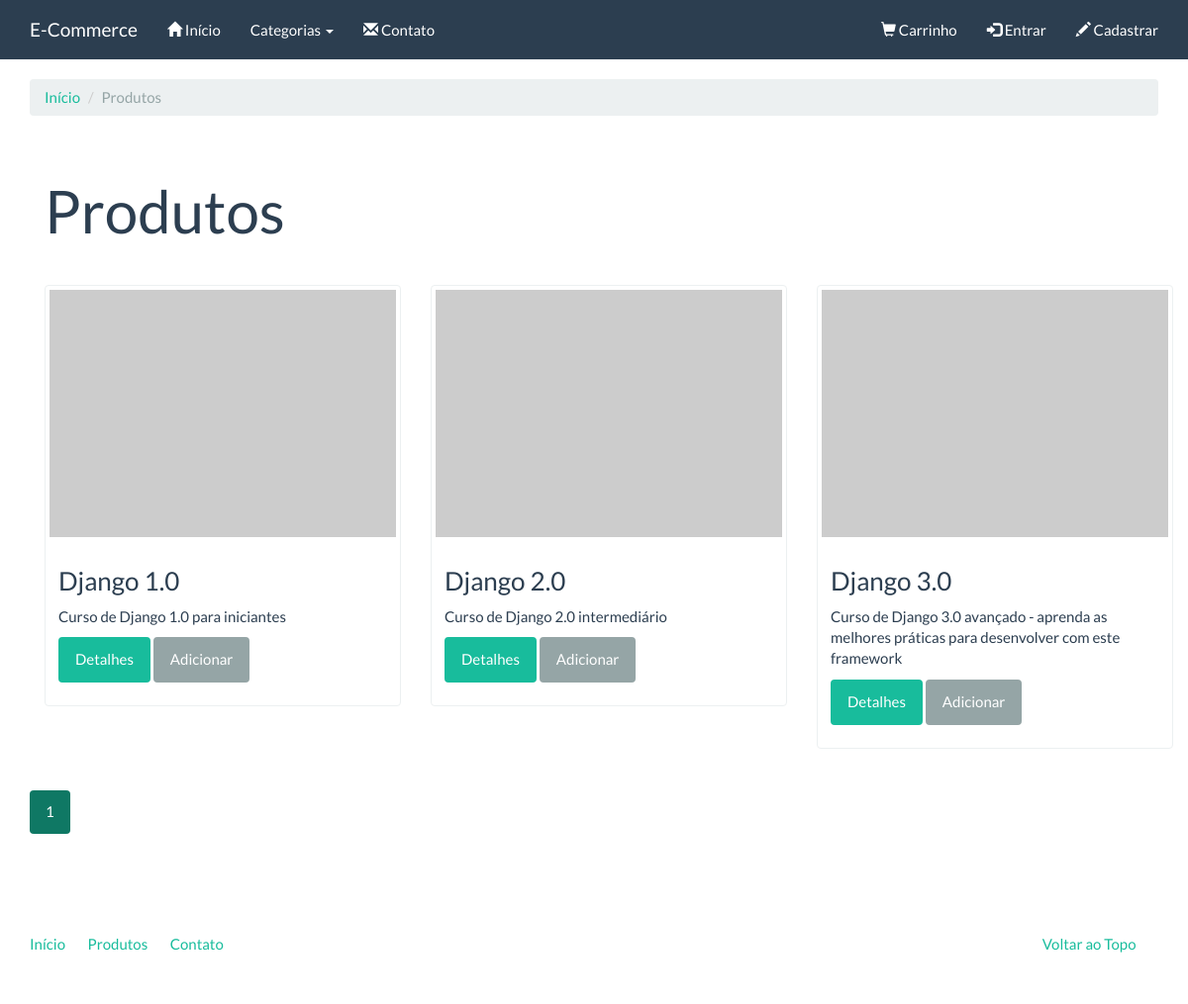
Screenshot of /catalogo/ with the database file from the repository.
### catalog/models.py (models this page shows)
class Product(models.Model):
    name = models.CharField('Nome', max_length=100)
    slug = models.SlugField('Identificador', max_length=100)
    category = models.ForeignKey('catalog.Category', verbose_name='Categoria')
    description = models.TextField('Descrição', blank=True)
    price = models.DecimalField('Preço', decimal_places=2, max_digits=10)
    created = models.DateTimeField('Criado em', auto_now_add=True)
    modified = models.DateTimeField('Modificado em', auto_now=True)
    class Meta:
        verbose_name = 'Produto'
        verbose_name_plural = 'Produtos'
        ordering = ['name']
    def __str__(self):
        return self.name
    def get_absolute_url(self):
        return reverse('catalog:product', kwargs={'slug': self.slug})

### catalog/views.py (the view)
class ProductListView(generic.ListView):
    model = Product
    template_name = 'catalog/product_list.html'
    context_object_name = 'product_list'
    paginate_by = 3

### catalog/context_processors.py (called while the page is built)
def categories(request):
    return {
        'categories': Category.objects.all()
    }

### catalog/models.py (called while the page is built)
    def __str__(self):
        return self.name

    def get_absolute_url(self):
        return reverse('catalog:category', kwargs={'slug': self.slug})

### core/templatetags/pagination.py (called while the page is built)
@register.inclusion_tag('pagination.html')
def pagination(request, paginator, page_obj):
    context = {
        'paginator': paginator,
        'request': request,
        'page_obj': page_obj
    }
    getvars = request.GET.copy()
    if 'page' in getvars:
        del getvars['page']
    if len(getvars) > 0:
        context['getvars'] = '&{0}'.format(getvars.urlencode())
    else:
        context['getvars'] = ''
    return context

### catalog/templates/catalog/product_list.html (shortened to what this page needs)
{% extends "base.html" %}
{% load pagination %}
{% block container %}
    <ol class="breadcrumb">
        <li><a href="{% url 'index' %}">Início</a></li>
        <li class="active">Produtos</li>
    </ol>
    <div class="container">
        <div class="page-header">
            <h1>Produtos</h1>
        </div>
        <div class="row">
            {% for product in product_list %}
                {% include "catalog/_product.html" %}
            {% endfor %}
        </div>
    </div>
{% pagination request paginator page_obj %}
{% endblock %}

### catalog/templates/catalog/_product.html
<div class="col-sm-6 col-md-4">
   <div class="thumbnail">
       <a href="{{ product.get_absolute_url }}">
           <img src="http://placehold.it/350x250" alt="" />
       </a>
       <div class="caption">
           <h3>{{ product }}</h3>
           {{ product.description|linebreaks }}
           <p>
               <a href="{{ product.get_absolute_url }}" class="btn btn-success" role="button">Detalhes</a>
               <a href="{% url 'checkout:create_cart_item' product.slug %}" class="btn btn-default" role="button">Adicionar</a>
           </p>
       </div>
   </div>
</div>

### rows the page displays
Product: name "Django 1.0", description "Curso de Django 1.0 para iniciantes"
Product: name "Django 2.0", description "Curso de Django 2.0 intermediário"
Product: name "Django 3.0", description "Curso de Django 3.0 avançado - aprenda as melhores práticas para desenvolver com este framework"

### other values shown
{{ page }} "1"
